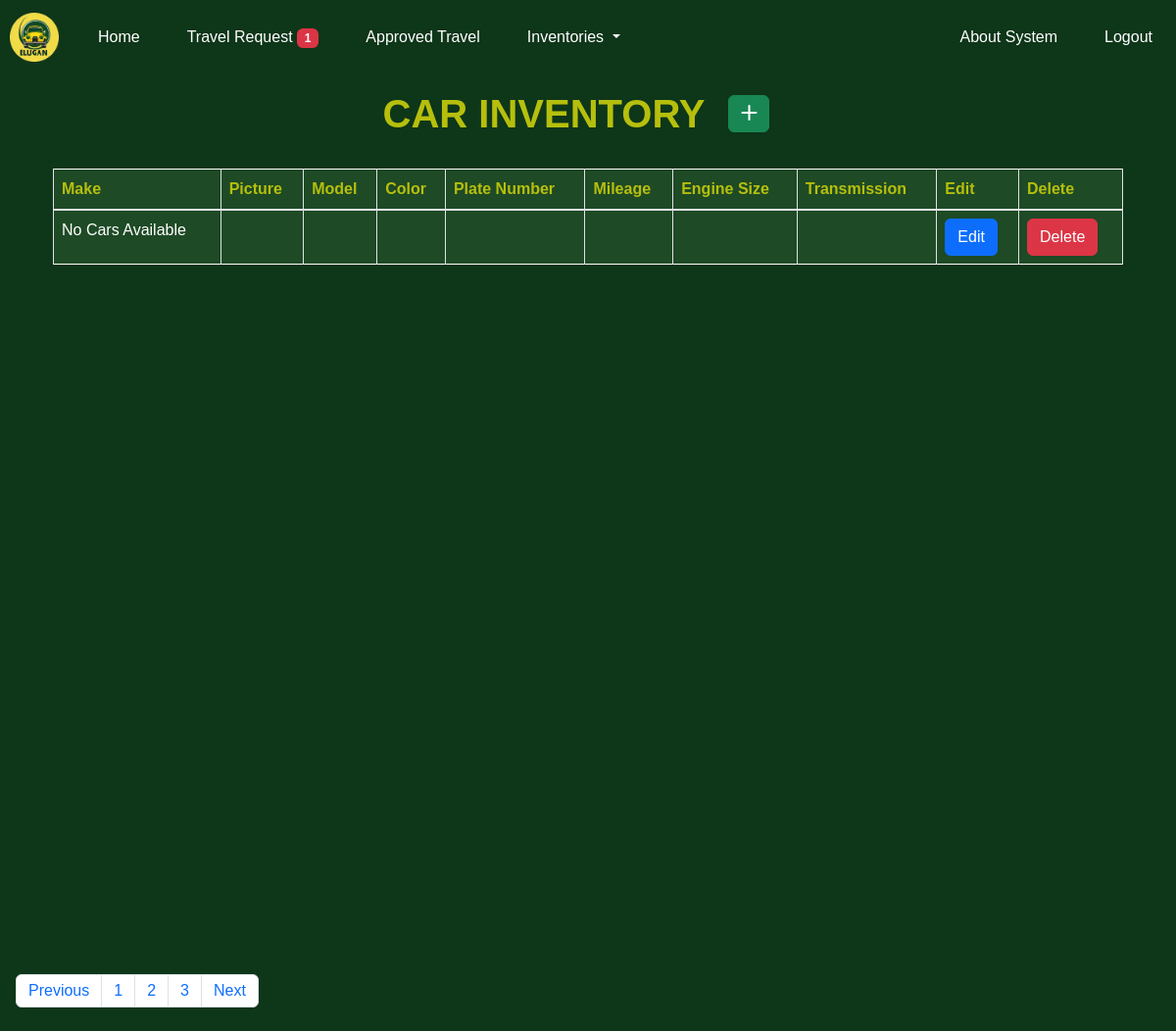
/car_inventory (signed in), run on an earlier commit of the app's database.
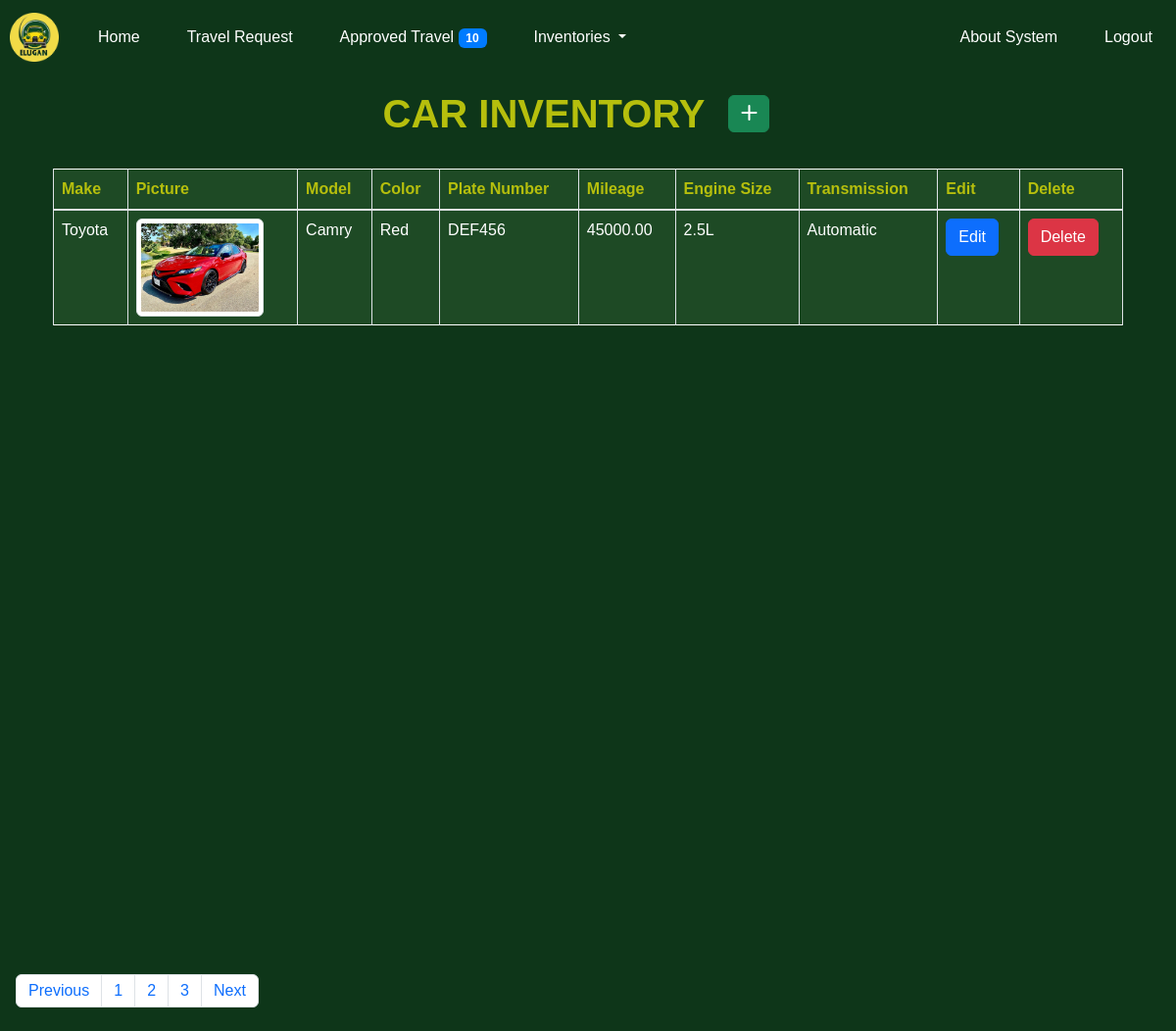
And on a later commit of the database.
### home/models.py (models this page shows, shortened)
class Car(models.Model):
    make = models.CharField(max_length=100)
    model = models.CharField(max_length=100)
    year = models.IntegerField()
    color = models.CharField(max_length=50)
    plate_number = models.CharField(max_length=17, unique=True)
    mileage = models.DecimalField(max_digits=10, decimal_places=2)
    engine_size = models.CharField(max_length=50)
    transmission = models.CharField(max_length=50)
    fuel_type = models.CharField(max_length=50)
    car_picture = models.ImageField(upload_to='cars/', blank=True, null=True,default='cars/default-img.jpg')

### home/views.py (the view)
# urls.py: path('car_inventory', views.carinventory_view, name="car_inventory"),
def carinventory_view(request):
    cars = Car.objects.all().order_by("-id")
    return render(request, "administrator/car_inventory.html", {"cars":cars})

### home/context_processors.py (called while the page is built)
def reservation_count(request):
    num_approved_reservations = ApprovedReservation.objects.all().count()
    num_reservations = Reservation.objects.filter(is_approved=False).count()  # Get the count of reservations
    return {'num_reservations': num_reservations, 'num_approved_reservations':num_approved_reservations}

### templates/administrator/car_inventory.html (shortened to what this page needs)
{% extends "administrator/base.html" %}
{% load static %}
{% block content %}
<div class="center bg-success py-3" id="cars" >
    <h1 class=" fw-bolder text-yellow mb-2">CAR INVENTORY</h1>
    <a class="btn btn-success btn-circle d-flex justify-content-center align-items-center mx-4 mb-2" href="{% url 'add_car' %}">
        <i class="bi bi-plus-lg"></i>
    </a>
</div>
<div class="center bg-success py-2 ">
<div class="container row  vh-100">
    <div class="col-12">
        <div class="table-responsive">
            <table class="table text-white table-image table-bordered bg-success2 ">
                <thead>
                    <tr  >
                        <th class="text-yellow" scope="col">Make</th>
                        <th class="text-yellow" scope="col">Picture</th>
                        <th class="text-yellow" scope="col">Model</th>
                        <th class="text-yellow" scope="col">Color</th>
                        <th class="text-yellow" scope="col">Plate Number</th>
                        <th class="text-yellow" scope="col">Mileage</th>
                        <th class="text-yellow" scope="col">Engine Size</th>
                        <th class="text-yellow" scope="col">Transmission</th>
                        <th class="text-yellow" scope="col">Edit</th>
                        <th class="text-yellow" scope="col">Delete</th>
                    </tr>
                </thead>
                <tbody class="text-white">
                {% if cars %}
                    <tr>
                    {% for car in cars %}
                        <td>{{car.make}}</td>
                        <td>
                            <img src="{{car.car_picture.url}}" class="img-fluid img-thumbnail" alt="Sheep">
                        </td>
                        <td>{{car.model}}</td>
                        <td>{{car.color}}</td>
                        <td>{{car.plate_number}}</td>
                        <td>{{car.mileage}}</td>
                        <td>{{car.engine_size}}</td>
                        <td>{{car.transmission}}</td>
                        <td><a class="btn btn-primary" href="{% url 'edit_car' car.id %}">Edit</a></td>
                        <td><form action="{% url 'del_car' car.id %}"method="post" id="deleteForm">{%csrf_token%}<button type="button" class="btn btn-danger" onclick="confirmDelete()" >Delete</button></form></td>
                    </tr>
                    {% endfor %}
                {% else %}
                <tr>
                    <td>No Cars Available</td>
                    <td>
                    </td>
                    <td></td>
                    <td></td>
                    <td></td>
                    <td></td>
                    <td></td>
                    <td></td>
                    <td><a class="btn btn-primary" href="">Edit</a></td>
                    <td><a class="btn btn-danger" href="">Delete</a></td>
                </tr>
                {% endif %}
                </tbody>
            </table>
        </div>
    </div>
</div>
</div>
<nav class="navbar fixed-bottom bg-success mx-3" aria-label="Page navigation">
    <ul class="pagination justify-content-center ">
        <ul class="pagination justify-content-center">
            <li class="page-item"><a class="page-link" href="#">Previous</a></li>
            <li class="page-item"><a class="page-link" href="#">1</a></li>
            <li class="page-item"><a class="page-link" href="#">2</a></li>
            <li class="page-item"><a class="page-link" href="#">3</a></li>
            <li class="page-item"><a class="page-link" href="#">Next</a></li>
        </ul>
    </ul>
</nav>
{% endblock content %}

What changed in the data, as far as the page shows it:
added Car: make "Toyota", car_picture (picture), model "Camry", color "Red", plate_number "DEF456", mileage "45000.00", engine_size "2.5L", transmission "Automatic"
Also different on the page:
{{ num_approved_reservations }}: (not shown) → "10"
{{ num_reservations }}: "1" → (not shown)
text no longer shown: "No Cars Available Edit Delete"
